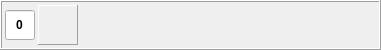
<?xml version="1.0" encoding="UTF-8"?>
<ui version="4.0">
 <class>WidgetInitiativeCombatant</class>
 <widget class="QWidget" name="WidgetInitiativeCombatant">
  <property name="geometry">
   <rect>
    <x>0</x>
    <y>0</y>
    <width>381</width>
    <height>50</height>
   </rect>
  </property>
  <property name="sizePolicy">
   <sizepolicy hsizetype="MinimumExpanding" vsizetype="Preferred">
    <horstretch>0</horstretch>
    <verstretch>0</verstretch>
   </sizepolicy>
  </property>
  <property name="windowTitle">
   <string/>
  </property>
  <layout class="QHBoxLayout" name="horizontalLayout_2">
   <property name="spacing">
    <number>0</number>
   </property>
   <property name="leftMargin">
    <number>0</number>
   </property>
   <property name="topMargin">
    <number>0</number>
   </property>
   <property name="rightMargin">
    <number>0</number>
   </property>
   <property name="bottomMargin">
    <number>0</number>
   </property>
   <item>
    <widget class="QFrame" name="frame">
     <property name="frameShape">
      <enum>QFrame::Box</enum>
     </property>
     <property name="frameShadow">
      <enum>QFrame::Raised</enum>
     </property>
     <layout class="QHBoxLayout" name="horizontalLayout">
      <property name="spacing">
       <number>3</number>
      </property>
      <property name="leftMargin">
       <number>3</number>
      </property>
      <property name="topMargin">
       <number>3</number>
      </property>
      <property name="rightMargin">
       <number>3</number>
      </property>
      <property name="bottomMargin">
       <number>3</number>
      </property>
      <item>
       <widget class="QLineEdit" name="edtInitiative">
        <property name="sizePolicy">
         <sizepolicy hsizetype="Fixed" vsizetype="Fixed">
          <horstretch>0</horstretch>
          <verstretch>0</verstretch>
         </sizepolicy>
        </property>
        <property name="minimumSize">
         <size>
          <width>30</width>
          <height>30</height>
         </size>
        </property>
        <property name="maximumSize">
         <size>
          <width>30</width>
          <height>30</height>
         </size>
        </property>
        <property name="font">
         <font>
          <pointsize>9</pointsize>
          <bold>true</bold>
         </font>
        </property>
        <property name="text">
         <string>0</string>
        </property>
        <property name="alignment">
         <set>Qt::AlignCenter</set>
        </property>
       </widget>
      </item>
      <item>
       <widget class="QLabel" name="lblIcon">
        <property name="sizePolicy">
         <sizepolicy hsizetype="Fixed" vsizetype="Fixed">
          <horstretch>0</horstretch>
          <verstretch>0</verstretch>
         </sizepolicy>
        </property>
        <property name="minimumSize">
         <size>
          <width>40</width>
          <height>40</height>
         </size>
        </property>
        <property name="maximumSize">
         <size>
          <width>40</width>
          <height>40</height>
         </size>
        </property>
        <property name="styleSheet">
         <string notr="true"/>
        </property>
        <property name="frameShape">
         <enum>QFrame::Panel</enum>
        </property>
        <property name="frameShadow">
         <enum>QFrame::Raised</enum>
        </property>
        <property name="text">
         <string/>
        </property>
        <property name="scaledContents">
         <bool>true</bool>
        </property>
        <property name="alignment">
         <set>Qt::AlignCenter</set>
        </property>
       </widget>
      </item>
      <item>
       <widget class="QLabel" name="lblName">
        <property name="text">
         <string/>
        </property>
       </widget>
      </item>
     </layout>
    </widget>
   </item>
  </layout>
 </widget>
 <resources/>
 <connections/>
</ui>
